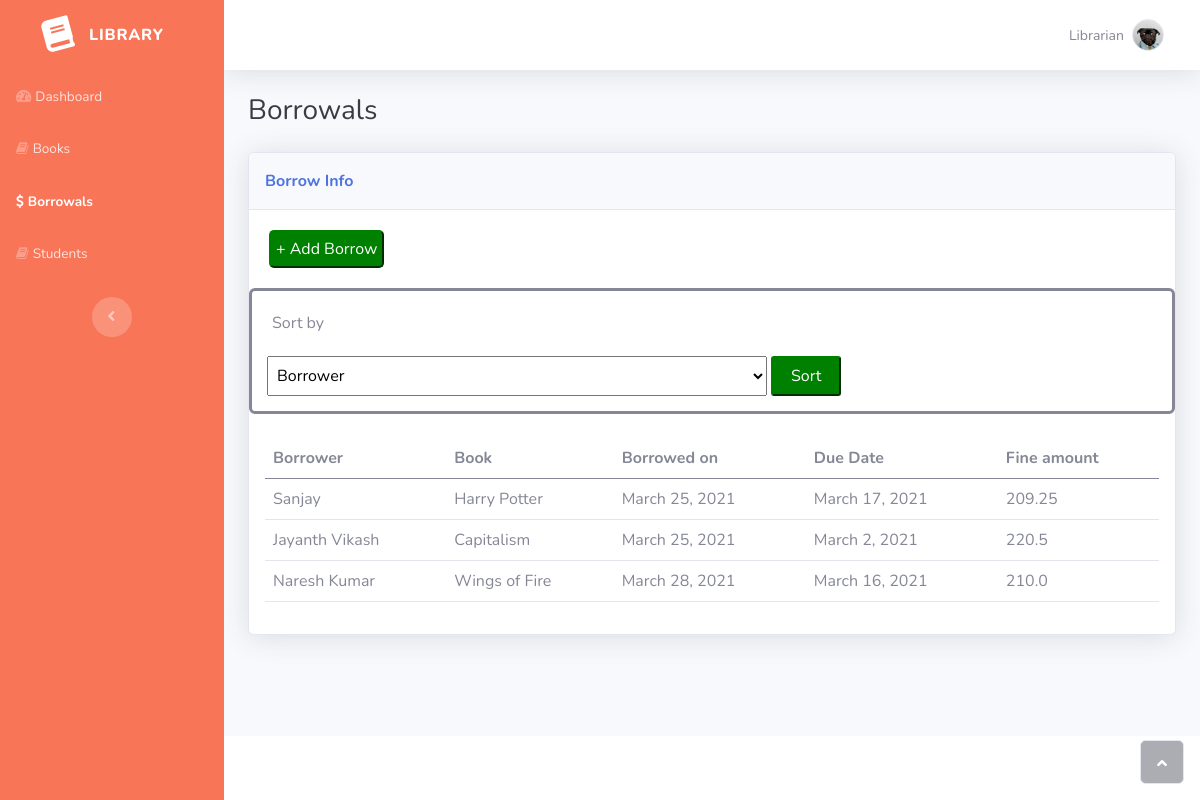
/borrows/, run on the app's committed database.
### library/models.py (models this page shows, shortened)
class Borrow(models.Model):
    borrower = models.OneToOneField(Student, on_delete=models.CASCADE)
    borrowed_on = models.DateField(auto_now_add=True)
    due_date = models.DateField(null=True)
    book = models.OneToOneField(Book, on_delete=models.CASCADE, default=None)

class Student(models.Model):
    fullname = models.CharField(max_length=200, null=True)
    roll_number = models.CharField(max_length=20, null=True)
    email = models.EmailField(null=True)
    academic_year = models.CharField(max_length=200,
        choices= (
            ('I year', 'I year'),
            ('II year', 'II year'),
            ('III year', 'III year'),
            ('IV year', 'IV year')
        )
    )
    fine_amount = models.FloatField(null=True, default=0.0)
    def __str__(self):
        return self.fullname

class Book(models.Model):
    isbn_number = models.CharField(max_length=20, null=True)
    title = models.CharField(max_length=200, null=True)
    author = models.CharField(max_length=200, null=True)
    copies = models.IntegerField(null=True)

### library/views.py (the view)
# urls.py: path('borrows/', views.borrows, name='borrows'),
def borrows(request):
    borrows = list(Borrow.objects.all())
    if request.method == 'POST':
        key = request.POST.get('sort_by')
        qSort(borrows, key.lower())
    for b in borrows:
        if b.due_date < timezone.now().date():
            diff = datetime.now().date() - b.due_date
            fine = diff.days * 0.75
            s = b.borrower
            s.fine_amount = fine
            s.save()
    return render(request, 'library/borrows.html', {'borrows': borrows})

### library/templates/library/borrows.html (shortened to what this page needs)
{% extends 'library/template.html' %}
{% load static %}
{% block sidebar %}
                <ul class="navbar-nav text-light" id="accordionSidebar">
                    <li class="nav-item"><a class="nav-link" href="{% url 'home' %}"><i class="fas fa-tachometer-alt"></i><span>Dashboard</span></a></li>
                    <li class="nav-item"><a class="nav-link" href="{% url 'books' %}"><i class="fa fa-book"></i><span>Books</span></a></li>
                    <li class="nav-item"><a class="nav-link active" href="{% url 'borrows' %}"><i class="fa fa-dollar"></i><span>Borrowals</span></a></li>
                    <li class="nav-item"><a class="nav-link" href="{% url 'students' %}"><i class="fa fa-book"></i><span>Students</span></a></li>
                </ul>
{%endblock %}
{% block content %}
                <div class="container-fluid">
                    <h3 class="text-dark mb-4">Borrowals</h3>
                    <div class="card shadow">
                        <div class="card-header py-3">
                            <p class="text-primary m-0 fw-bold">Borrow Info</p>
                        </div>
                        <a href="{% url 'add-borrow' %}"><button type="button" style="background-color: green; color: white; padding: 5px; border-color: green; border-radius: 5px; margin: 20px;">+ Add Borrow</button></a>
                        <div style="border-style: solid; padding: 15px; border-radius: 6px;">
                            <p style="padding: 5px;">Sort by</p>
                            <form method="post">
                                <select name="sort_by" style="width: 500px; height: 40px; padding: 5px;">
                                    <option>Borrower</option>
                                </select>
                                <button style="width: 70px; height: 40px;padding-left: 5px; padding-right: 5px; background-color: green; color: white; border-color: green; border-radius: 3px;">Sort</button>
                            </form>
                        </div>
                        <div class="card-body">
                            <div class="table-responsive table mt-2" id="dataTable" role="grid" aria-describedby="dataTable_info">
                                <table class="table my-0" id="dataTable">
                                    <thead>
                                        <tr>
                                            <th>Borrower</th>
                                            <th>Book</th>
                                            <th>Borrowed on</th>
                                            <th>Due Date</th>
                                            <th>Fine amount</th>
                                        </tr>
                                    </thead>
                                    <tbody>
                                        {% for borrow in borrows %}
                                            <tr>
                                                <td>{{borrow.borrower}}</td>
                                                <td>{{borrow.book.title}}</td>
                                                <td>{{borrow.borrowed_on}}</td>
                                                <td>{{borrow.due_date}}</td>
                                                <td>{{borrow.borrower.fine_amount}}</td>
                                            </tr>
                                        {% endfor %}
                                    </tbody>
                                </table>
                            </div>
                        </div>
                    </div>
                </div>
{% endblock %}

### library/templates/library/template.html (shortened to what this page needs)
{% load static %}
<!DOCTYPE html>
<html>
<head>
    <link rel="stylesheet" href="{% static 'bootstrap/css/bootstrap.min.css' %}">
    <link rel="stylesheet" href="{% static 'fonts/fontawesome-all.min.css' %}">
    <link rel="stylesheet" href="{% static 'fonts/font-awesome.min.css' %}">
    <link rel="stylesheet" href="{% static 'fonts/fontawesome5-overrides.min.css' %}">
</head>
<body id="page-top">
    <div id="wrapper">
        <nav class="navbar navbar-dark align-items-start sidebar sidebar-dark accordion bg-gradient-primary p-0" style="background: rgb(249,117,88);">
            <div class="container-fluid d-flex flex-column p-0"><a class="navbar-brand d-flex justify-content-center align-items-center sidebar-brand m-0" href="#">
                    <div class="sidebar-brand-icon rotate-n-15"><i class="fas fa-book"></i></div>
                    <div class="sidebar-brand-text mx-3"><span>Library</span></div>
                </a>
                {% block sidebar %}
                {%endblock %}
                <div class="text-center d-none d-md-inline"><button class="btn rounded-circle border-0" id="sidebarToggle" type="button"></button></div>
            </div>
        </nav>
        <div class="d-flex flex-column" id="content-wrapper">
            <div id="content">
                <nav class="navbar navbar-light navbar-expand bg-white shadow mb-4 topbar static-top">
                    <div class="container-fluid"><button class="btn btn-link d-md-none rounded-circle me-3" id="sidebarToggleTop" type="button"></button>
                        <ul class="navbar-nav flex-nowrap ms-auto">
                            <li class="nav-item dropdown no-arrow">
                                <div class="nav-item dropdown no-arrow"><a class="dropdown-toggle nav-link" aria-expanded="false" data-bs-toggle="dropdown" href="#"><span class="d-none d-lg-inline me-2 text-gray-600 small">Librarian</span><img class="border rounded-circle img-profile" src="{% static 'img/dogs/image3.jpeg' %}"></a>
                                </div>
                            </li>
                        </ul>
                    </div>
                </nav>
                {% block content %}
                {% endblock %}
            </div>
            <footer class="bg-white sticky-footer">
            </footer>
        </div><a class="border rounded d-inline scroll-to-top" href="#page-top"><i class="fas fa-angle-up"></i></a>
    </div>
</body>
</html>

### data on the page
Borrow: borrower "Sanjay", book "Harry Potter", borrowed_on "March 25, 2021", due_date "March 17, 2021", borrower.fine_amount "209.25"
Borrow: borrower "Jayanth Vikash", book "Capitalism", borrowed_on "March 25, 2021", due_date "March 2, 2021", borrower.fine_amount "220.5"
Borrow: borrower "Naresh Kumar", book "Wings of Fire", borrowed_on "March 28, 2021", due_date "March 16, 2021", borrower.fine_amount "210.0"
